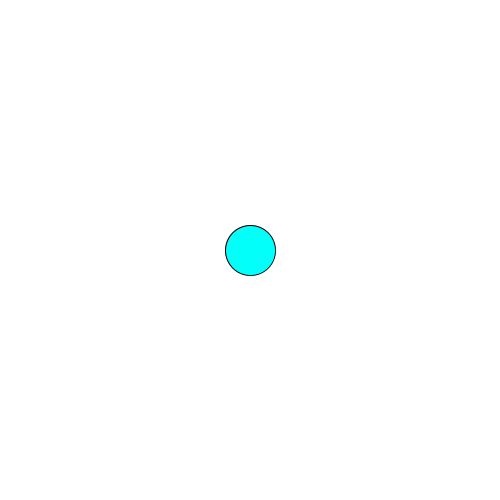
Frame 1 (no input)
Frame 60 (the mouse pressed at the canvas centre just before this capture): identical to frame 1, image omitted
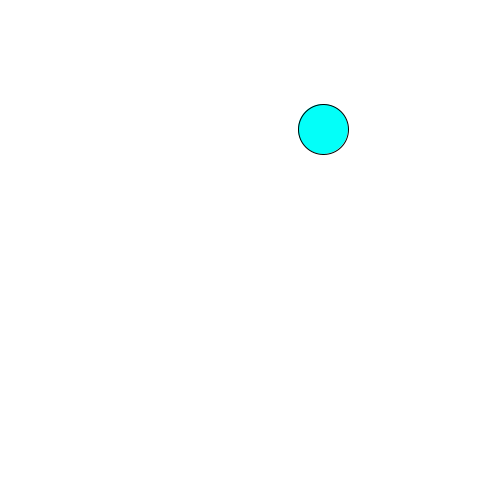
Frame 120 (the mouse held since frame 60 and released just before this capture)

The Processing sketch that drew these frames (run headless with seeded random() and noise(); from frame 60 on, the mouse is pressed at the canvas centre):

// Processing sketch: slippery_dot
// ── slippery_dot.pde
/*** When you are done, this program will draw an ellipse 
     that jumps to new location each time you click on it.
***/
 
 // 1. Create three integer variables to represent the x, y, and the size of the ellipse
       int x = 250;
       int y = 250;
       int size = 50;
    void setup() {
      // 2. Set the size of your sketch
    size(500,500);
    }
    
    void draw() {
    
      // 3. Set the background color of your sketch
      background(255,255,255);
      // 4. Draw an ellipse using the variables created at the top of the sketch for the location and size of your ellipse. 
      //    Make sure it fits in the window. Change the variables if it does not.
      fill(3,255,249);
    ellipse(x,y,size,50);
    
    }
    
    /******** This method gets called automatically when you press the mouse ************/
    void mousePressed() {
      //5. Create an integer variable called distance
      int distance = getDistanceFromMouse(x,y);
      //6. The getDistanceFromMouse() method below returns a number.
      //   Set the value of your distance variable to the value returned by the getDistance method
      //   You will need to pass the x and y location of your ellipse to this method.
        
          
      //7.  Use an if statement to check if your distance variable is < the radius of the ellipse
      //    If it is, make a new x AND y for the ellipse, for a new random location on the window
      //    Hint: Use code like this      x = (int) random(width);
       if (distance <= size/2){
          x = (int) random(width);
          y = (int) random(height);
       }
      
    }
    
    /********  This method gives you the number of pixels between the mouse and the x,y point ***********/
    int getDistanceFromMouse(int x, int y) {
      return (int)Math.sqrt(Math.pow((mouseX-x),2) + Math.pow((mouseY-y),2));
    }
